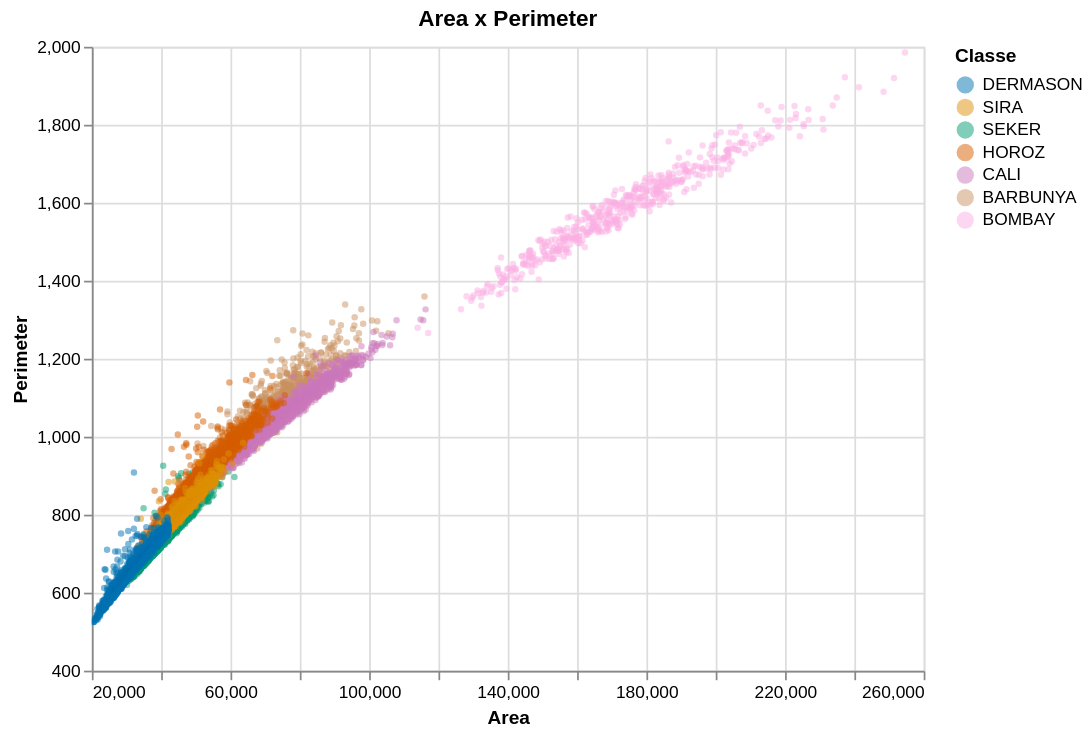
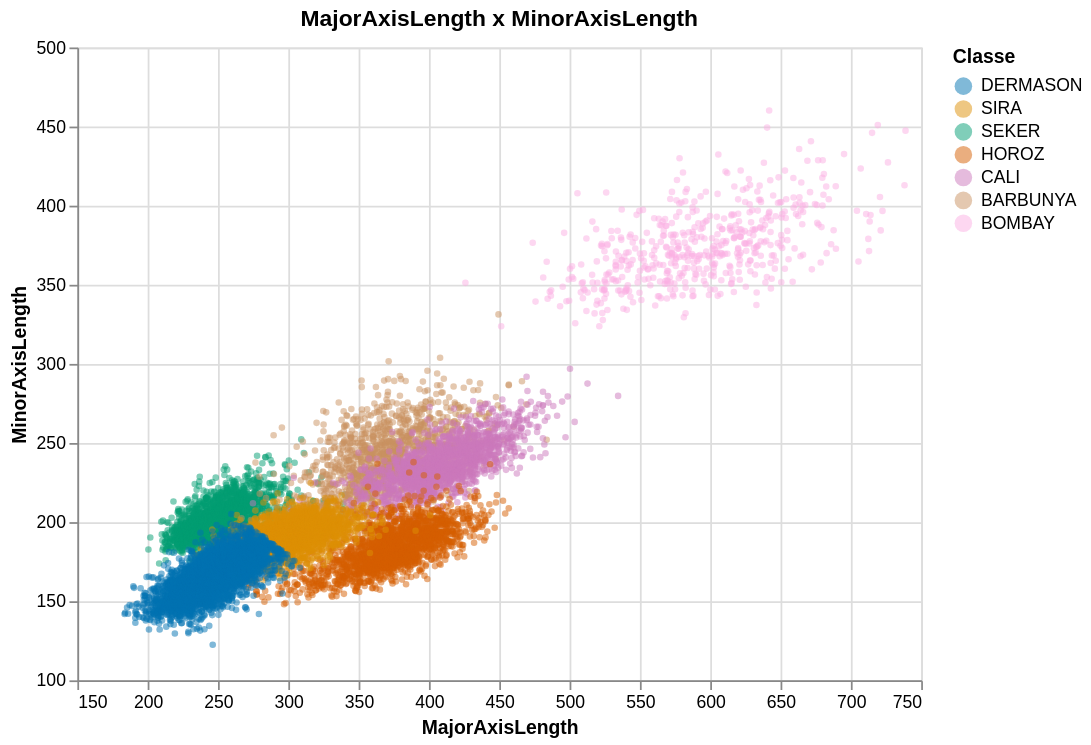
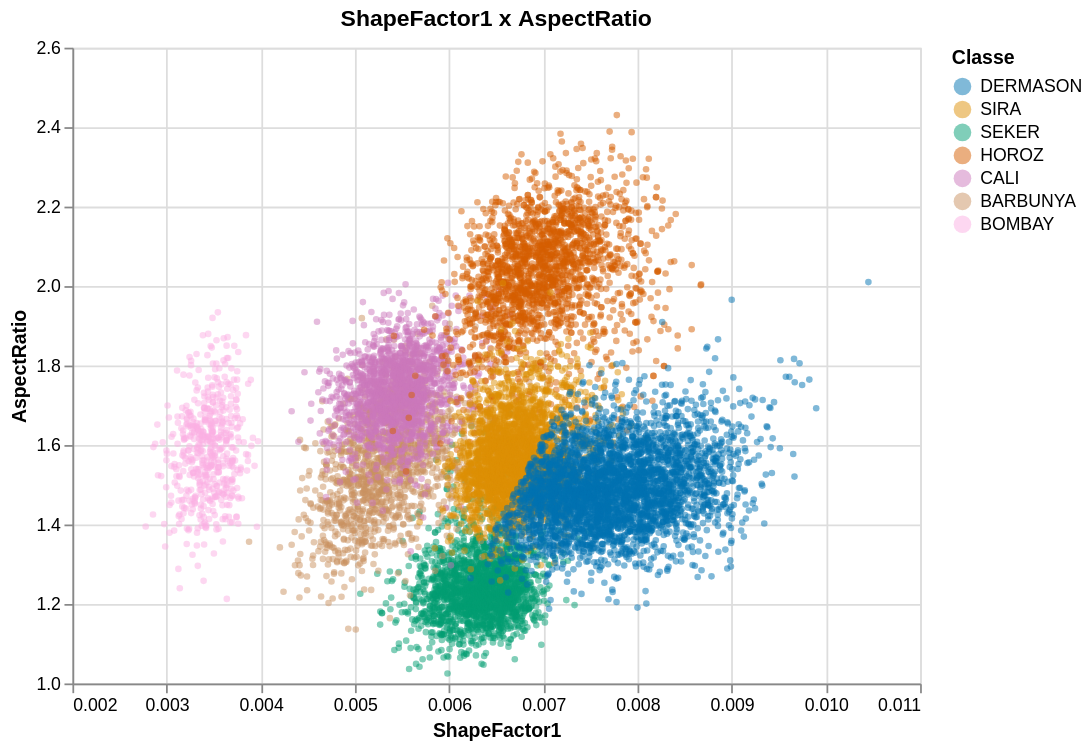

The notebook cell saved with these charts, in order:
### Markdown cell above
É razoável supor que algumas classes de feijão são muito diferentes em tamanho ou forma. Para testar essa hipótese, fizemos alguns gráficos de dispersão usando apenas pares de features dimensionais OU morfológicas escolhidos por intuição, e observamos como as classes se separam nesses gráficos:

### Code cell
# Alguns gráficos de dispersão especiais
PAIRS = [
    ("Area", "Perimeter"),
    ("MajorAxisLength", "MinorAxisLength"),
    ("ShapeFactor1", "AspectRatio")
]

brush = alt.selection_interval()

for a, b in PAIRS:
    chart = (
        alt.Chart(df[[a, b, TARGET]])
        .mark_circle(size=14, opacity=0.5, cursor="crosshair")
        .encode(
            x=alt.X(f"{a}:Q", scale=alt.Scale(zero=False)),
            y=alt.Y(f"{b}:Q", scale=alt.Scale(zero=False)),
            color=class_color(),
            tooltip=[
              alt.Tooltip(f"{a}:Q", format=".2f"),
              alt.Tooltip(f"{b}:Q", format=".2f"),
              alt.Tooltip(f"{TARGET}:N", title="Classe")
            ]
        )
        .add_params(brush)
        .interactive()
        .properties(width=480, height=360, title=f"{a} x {b}")
    )
    display(chart)

### Figure 1 — Vega-Lite specification as saved in the notebook (floating-point values rounded to 4 significant figures; data arrays with more than 128 entries replaced by an {"elided": "..."} marker saying what was removed)
{"config": {"view": {"continuousWidth": 300, "continuousHeight": 300}}, "data": {"name": "data-ec49d3bab68b1abc2e6ce1e78bee4b2c"}, "mark": {"type": "circle", "cursor": "crosshair", "opacity": 0.5, "size": 14}, "encoding": {"color": {"field": "Class", "legend": {"title": "Classe"}, "scale": {"domain": ["DERMASON", "SIRA", "SEKER", "HOROZ", "CALI", "BARBUNYA", "BOMBAY"], "range": ["#0173B2", "#DE8F05", "#029E73", "#D55E00", "#CC78BC", "#CA9161", "#FBAFE4"]}, "title": "Classe", "type": "nominal"}, "tooltip": [{"field": "Area", "format": ".2f", "type": "quantitative"}, {"field": "Perimeter", "format": ".2f", "type": "quantitative"}, {"field": "Class", "title": "Classe", "type": "nominal"}], "x": {"field": "Area", "scale": {"zero": false}, "type": "quantitative"}, "y": {"field": "Perimeter", "scale": {"zero": false}, "type": "quantitative"}}, "height": 360, "params": [{"name": "param_1", "select": {"type": "interval"}}, {"name": "param_2", "select": {"type": "interval", "encodings": ["x", "y"]}, "bind": "scales"}], "title": "Area x Perimeter", "width": 480, "$schema": "https://vega.github.io/schema/vega-lite/v5.20.1.json", "datasets": {"data-ec49d3bab68b1abc2e6ce1e78bee4b2c": {"elided": "13611 records"}}}

### Figure 2 — Vega-Lite specification as saved in the notebook (floating-point values rounded to 4 significant figures; data arrays with more than 128 entries replaced by an {"elided": "..."} marker saying what was removed)
{"config": {"view": {"continuousWidth": 300, "continuousHeight": 300}}, "data": {"name": "data-0524f4b4de636225e91fa396866d4560"}, "mark": {"type": "circle", "cursor": "crosshair", "opacity": 0.5, "size": 14}, "encoding": {"color": {"field": "Class", "legend": {"title": "Classe"}, "scale": {"domain": ["DERMASON", "SIRA", "SEKER", "HOROZ", "CALI", "BARBUNYA", "BOMBAY"], "range": ["#0173B2", "#DE8F05", "#029E73", "#D55E00", "#CC78BC", "#CA9161", "#FBAFE4"]}, "title": "Classe", "type": "nominal"}, "tooltip": [{"field": "MajorAxisLength", "format": ".2f", "type": "quantitative"}, {"field": "MinorAxisLength", "format": ".2f", "type": "quantitative"}, {"field": "Class", "title": "Classe", "type": "nominal"}], "x": {"field": "MajorAxisLength", "scale": {"zero": false}, "type": "quantitative"}, "y": {"field": "MinorAxisLength", "scale": {"zero": false}, "type": "quantitative"}}, "height": 360, "params": [{"name": "param_1", "select": {"type": "interval"}}, {"name": "param_3", "select": {"type": "interval", "encodings": ["x", "y"]}, "bind": "scales"}], "title": "MajorAxisLength x MinorAxisLength", "width": 480, "$schema": "https://vega.github.io/schema/vega-lite/v5.20.1.json", "datasets": {"data-0524f4b4de636225e91fa396866d4560": {"elided": "13611 records"}}}

### Figure 3 — Vega-Lite specification as saved in the notebook (floating-point values rounded to 4 significant figures; data arrays with more than 128 entries replaced by an {"elided": "..."} marker saying what was removed)
{"config": {"view": {"continuousWidth": 300, "continuousHeight": 300}}, "data": {"name": "data-7b3b481b2662a25472b0dfe4f8e80c21"}, "mark": {"type": "circle", "cursor": "crosshair", "opacity": 0.5, "size": 14}, "encoding": {"color": {"field": "Class", "legend": {"title": "Classe"}, "scale": {"domain": ["DERMASON", "SIRA", "SEKER", "HOROZ", "CALI", "BARBUNYA", "BOMBAY"], "range": ["#0173B2", "#DE8F05", "#029E73", "#D55E00", "#CC78BC", "#CA9161", "#FBAFE4"]}, "title": "Classe", "type": "nominal"}, "tooltip": [{"field": "ShapeFactor1", "format": ".2f", "type": "quantitative"}, {"field": "AspectRatio", "format": ".2f", "type": "quantitative"}, {"field": "Class", "title": "Classe", "type": "nominal"}], "x": {"field": "ShapeFactor1", "scale": {"zero": false}, "type": "quantitative"}, "y": {"field": "AspectRatio", "scale": {"zero": false}, "type": "quantitative"}}, "height": 360, "params": [{"name": "param_1", "select": {"type": "interval"}}, {"name": "param_4", "select": {"type": "interval", "encodings": ["x", "y"]}, "bind": "scales"}], "title": "ShapeFactor1 x AspectRatio", "width": 480, "$schema": "https://vega.github.io/schema/vega-lite/v5.20.1.json", "datasets": {"data-7b3b481b2662a25472b0dfe4f8e80c21": {"elided": "13611 records"}}}
